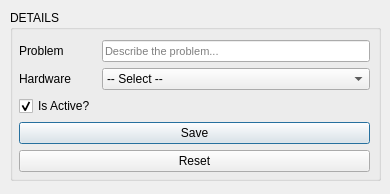
<?xml version="1.0" encoding="UTF-8"?>
<ui version="4.0">
 <class>Dialog</class>
 <widget class="QDialog" name="Dialog">
  <property name="windowModality">
   <enum>Qt::ApplicationModal</enum>
  </property>
  <property name="geometry">
   <rect>
    <x>0</x>
    <y>0</y>
    <width>390</width>
    <height>194</height>
   </rect>
  </property>
  <property name="windowTitle">
   <string>Dialog</string>
  </property>
  <widget class="QGroupBox" name="pbt_box">
   <property name="geometry">
    <rect>
     <x>10</x>
     <y>10</y>
     <width>371</width>
     <height>171</height>
    </rect>
   </property>
   <property name="title">
    <string>DETAILS</string>
   </property>
   <widget class="QWidget" name="formLayoutWidget">
    <property name="geometry">
     <rect>
      <x>9</x>
      <y>30</y>
      <width>351</width>
      <height>141</height>
     </rect>
    </property>
    <layout class="QFormLayout" name="formLayout">
     <item row="2" column="0">
      <widget class="QLabel" name="pbt_label">
       <property name="text">
        <string>Problem</string>
       </property>
      </widget>
     </item>
     <item row="2" column="1">
      <widget class="QLineEdit" name="pbt_entry">
       <property name="font">
        <font>
         <pointsize>8</pointsize>
        </font>
       </property>
       <property name="styleSheet">
        <string notr="true"/>
       </property>
       <property name="placeholderText">
        <string>Describe the problem...</string>
       </property>
      </widget>
     </item>
     <item row="4" column="0">
      <widget class="QCheckBox" name="pbt_active">
       <property name="font">
        <font>
         <strikeout>false</strikeout>
        </font>
       </property>
       <property name="text">
        <string>Is Active?</string>
       </property>
       <property name="checked">
        <bool>true</bool>
       </property>
      </widget>
     </item>
     <item row="5" column="0" colspan="2">
      <widget class="QPushButton" name="pbt_save_btn">
       <property name="text">
        <string>Save</string>
       </property>
      </widget>
     </item>
     <item row="6" column="0" colspan="2">
      <widget class="QPushButton" name="pbt_reset_btn">
       <property name="text">
        <string>Reset</string>
       </property>
      </widget>
     </item>
     <item row="3" column="0">
      <widget class="QLabel" name="label">
       <property name="text">
        <string>Hardware</string>
       </property>
      </widget>
     </item>
     <item row="3" column="1">
      <widget class="QComboBox" name="hwt_combo">
       <item>
        <property name="text">
         <string>-- Select --</string>
        </property>
       </item>
      </widget>
     </item>
    </layout>
   </widget>
  </widget>
 </widget>
 <resources/>
 <connections/>
</ui>
